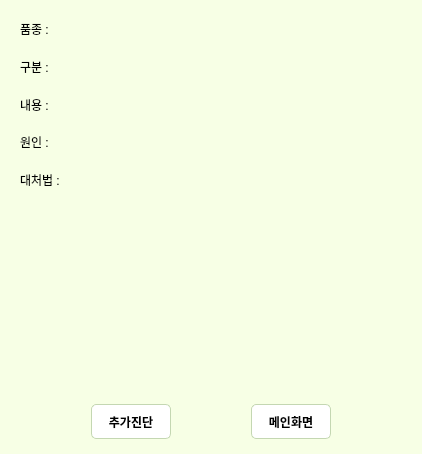
<?xml version="1.0" encoding="UTF-8"?>
<ui version="4.0">
 <class>DlgResult</class>
 <widget class="QDialog" name="DlgResult">
  <property name="windowModality">
   <enum>Qt::NonModal</enum>
  </property>
  <property name="geometry">
   <rect>
    <x>0</x>
    <y>0</y>
    <width>422</width>
    <height>454</height>
   </rect>
  </property>
  <property name="minimumSize">
   <size>
    <width>300</width>
    <height>300</height>
   </size>
  </property>
  <property name="windowTitle">
   <string>진단결과</string>
  </property>
  <property name="styleSheet">
   <string notr="true">QWidget{
background-color:rgb(247, 255, 229);
}

QPushButton{
background-color:white;
border:1px solid rgb(196, 215, 178);
border-radius:5px;
padding:5px;
}

QLineEdit{
background-color:white;
border:1px solid rgb(196, 215, 178);
border-radius:5px;
padding:5px;
min-height:25px;
}</string>
  </property>
  <property name="modal">
   <bool>true</bool>
  </property>
  <layout class="QVBoxLayout" name="verticalLayout" stretch="1,0,0">
   <property name="spacing">
    <number>10</number>
   </property>
   <property name="leftMargin">
    <number>20</number>
   </property>
   <property name="topMargin">
    <number>15</number>
   </property>
   <property name="rightMargin">
    <number>20</number>
   </property>
   <property name="bottomMargin">
    <number>15</number>
   </property>
   <item>
    <layout class="QGridLayout" name="gridLayout" columnstretch="0,1">
     <item row="2" column="0">
      <widget class="QLabel" name="lbl_name_title">
       <property name="text">
        <string>내용 : </string>
       </property>
      </widget>
     </item>
     <item row="3" column="0">
      <widget class="QLabel" name="lbl_info_1_title">
       <property name="text">
        <string>원인 : </string>
       </property>
      </widget>
     </item>
     <item row="1" column="0">
      <widget class="QLabel" name="lbl_ctg_title">
       <property name="text">
        <string>구분 : </string>
       </property>
      </widget>
     </item>
     <item row="0" column="0">
      <widget class="QLabel" name="lbl_spedies_title">
       <property name="text">
        <string>품종 : </string>
       </property>
      </widget>
     </item>
     <item row="4" column="0">
      <widget class="QLabel" name="lbl_info_2_title">
       <property name="text">
        <string>대처법 : </string>
       </property>
      </widget>
     </item>
     <item row="0" column="1">
      <widget class="QLabel" name="lbl_spedies_txt">
       <property name="text">
        <string/>
       </property>
      </widget>
     </item>
     <item row="1" column="1">
      <widget class="QLabel" name="lbl_ctg_txt">
       <property name="text">
        <string/>
       </property>
      </widget>
     </item>
     <item row="2" column="1">
      <widget class="QLabel" name="lbl_name_txt">
       <property name="text">
        <string/>
       </property>
      </widget>
     </item>
     <item row="3" column="1">
      <widget class="QLabel" name="lbl_info_txt">
       <property name="text">
        <string/>
       </property>
      </widget>
     </item>
     <item row="4" column="1">
      <widget class="QLabel" name="lbl_info_2_txt">
       <property name="text">
        <string/>
       </property>
      </widget>
     </item>
    </layout>
   </item>
   <item>
    <spacer name="verticalSpacer">
     <property name="orientation">
      <enum>Qt::Vertical</enum>
     </property>
     <property name="sizeType">
      <enum>QSizePolicy::Expanding</enum>
     </property>
     <property name="sizeHint" stdset="0">
      <size>
       <width>20</width>
       <height>200</height>
      </size>
     </property>
    </spacer>
   </item>
   <item>
    <layout class="QHBoxLayout" name="horizontalLayout">
     <item>
      <spacer name="horizontalSpacer">
       <property name="orientation">
        <enum>Qt::Horizontal</enum>
       </property>
       <property name="sizeHint" stdset="0">
        <size>
         <width>40</width>
         <height>20</height>
        </size>
       </property>
      </spacer>
     </item>
     <item>
      <widget class="QPushButton" name="btn_analyze">
       <property name="sizePolicy">
        <sizepolicy hsizetype="Preferred" vsizetype="Preferred">
         <horstretch>0</horstretch>
         <verstretch>0</verstretch>
        </sizepolicy>
       </property>
       <property name="minimumSize">
        <size>
         <width>80</width>
         <height>35</height>
        </size>
       </property>
       <property name="font">
        <font>
         <family>Malgun Gothic</family>
         <pointsize>9</pointsize>
         <weight>75</weight>
         <italic>false</italic>
         <bold>true</bold>
        </font>
       </property>
       <property name="styleSheet">
        <string notr="true"/>
       </property>
       <property name="text">
        <string>추가진단</string>
       </property>
      </widget>
     </item>
     <item>
      <spacer name="horizontalSpacer_3">
       <property name="orientation">
        <enum>Qt::Horizontal</enum>
       </property>
       <property name="sizeHint" stdset="0">
        <size>
         <width>40</width>
         <height>20</height>
        </size>
       </property>
      </spacer>
     </item>
     <item>
      <widget class="QPushButton" name="btn_main">
       <property name="minimumSize">
        <size>
         <width>80</width>
         <height>35</height>
        </size>
       </property>
       <property name="font">
        <font>
         <family>Malgun Gothic</family>
         <pointsize>9</pointsize>
         <weight>75</weight>
         <italic>false</italic>
         <bold>true</bold>
        </font>
       </property>
       <property name="text">
        <string>메인화면</string>
       </property>
       <property name="autoDefault">
        <bool>false</bool>
       </property>
       <property name="flat">
        <bool>true</bool>
       </property>
      </widget>
     </item>
     <item>
      <spacer name="horizontalSpacer_2">
       <property name="orientation">
        <enum>Qt::Horizontal</enum>
       </property>
       <property name="sizeHint" stdset="0">
        <size>
         <width>40</width>
         <height>20</height>
        </size>
       </property>
      </spacer>
     </item>
    </layout>
   </item>
  </layout>
 </widget>
 <resources/>
 <connections/>
</ui>
